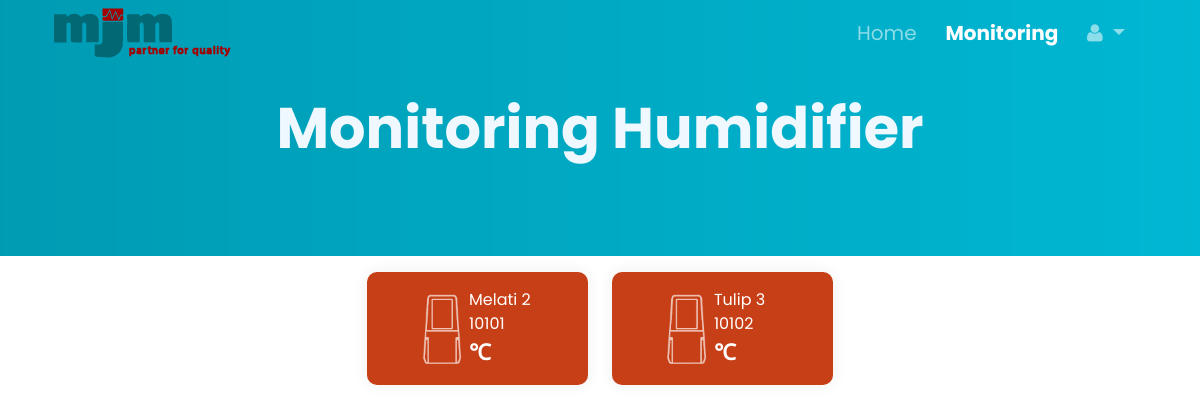
Before: /monitoring/ (signed in) with the older database file.
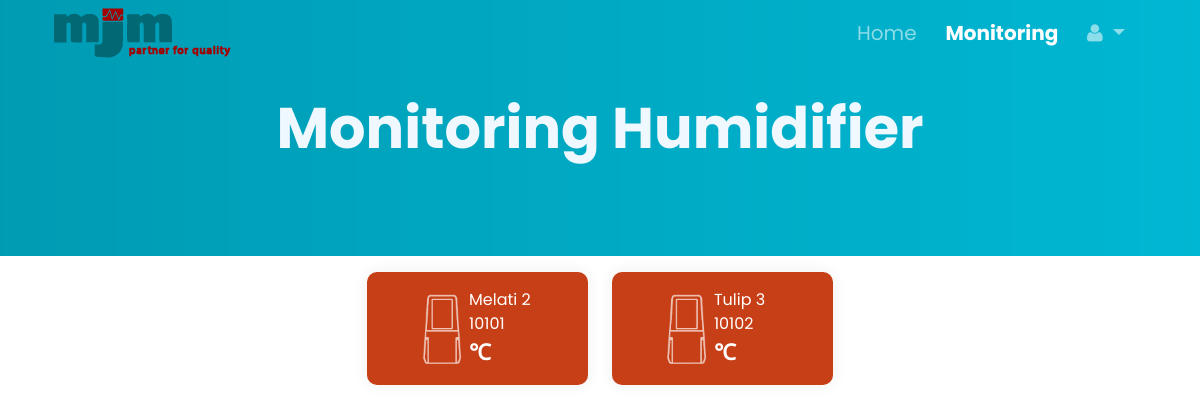
After: the same page with the newer database file.
### apps/models.py (models this page shows, shortened)
class ClientDevice(models.Model):
    deviceID = models.IntegerField(null=True, default=0)
    clientAccount = models.ForeignKey(ClientAccount, on_delete=models.CASCADE, null=True)
    status = models.BooleanField(default=False)
    deviceRoom = models.CharField(max_length=16, blank=True)
    date_joined = models.DateTimeField(auto_now_add=True)

### apps/views.py (the view, shortened to what this page needs)
# urls.py: path('monitoring/', Monitoring.as_view(context='monitoring-list')),
@method_decorator(csrf_exempt, name='dispatch')
class Monitoring(View):
    context = ''
    def get(self, req, deviceID=None):
        if (req.user.is_authenticated):
            if (self.context=='monitoring-list'):
                device_list = req.user.clientdevice_set.all()
                form = AddDeviceForm()
                response = DefaultResponse.defaultResponse(req, 'monitoring.html', cache=False, context={
                    'title': 'Monitoring',
                    'device_list' : device_list,
                    'form' : form
                })
                return response
        else:
            return redirect('/account/login/')

### apps/services/ResponsesWorker.py (called while the page is built)
    @staticmethod
    def defaultResponse(request, template, context, cache=False):
        response = render(request, template, context=context)
        if (cache==False):
            response['Pragma'] = 'no-cache'
            response['Cache-Control'] = 'no-cache'
        return response

### apps/templates/monitoring.html (shortened to what this page needs)
{% extends 'base/base.html' %}
{% load static %}
{% block content %}
<body>
  <header class="header-area slideInDown" data-wow-duration="0.75s" data-wow-delay="0s">
    <div class="container">
      <div class="row">
        <nav id="navbarID" class="navbar navbar-expand-lg navbar-dark bg-transparent fixed-top">
          <div class="container">
            <a href="index.html" class="logo">
              <img src="{% static 'assets/logo.png' %}" alt="MJM logo">
            </a>
            <div class="collapse navbar-collapse justify-content-end" id="navbarNavDropdown">
              <ul class="navbar-nav">
                <li class="nav-item">
                  <a class="nav-link" href="/">Home</a>
                </li>
                <li class="nav-item">
                  <a class="nav-link active" href="">Monitoring</a>
                </li>
                <li class="nav-item dropdown">
                  <a class="nav-link dropdown-toggle" href="#" id="navbarDropdownMenuLink" role="button"
                    data-bs-toggle="dropdown" aria-expanded="false">
                    <i class="fa fa-user"></i>
                  </a>
                </li>
              </ul>
            </div>
          </div>
        </nav>
      </div>
    </div>
  </header>
  <div class="hero-image">
    <h1 style="font-weight: 700;">Monitoring Humidifier</h1>
  </div>
  <div class="row">
    <div class="col-lg-12 align-self-center">
      <div class="row" style="justify-content: center;">
        {% for i in device_list %}
        <div class="col-lg-2" style="width: 20%;margin: 1em 0 1em 0;">
          {% if i.status %}
          <div id="card-{{i.deviceID}}" class="text-white monitoring-card active" style="position: inherit;">
          {% else %}
          <div id="card-{{i.deviceID}}" class="text-white monitoring-card deactivate" style="position: inherit;">
          {% endif %}
                <div class="monitoring-card-icon">
                  <a href="/monitoring/{{i.deviceID}}/">
                    <img src="{% static 'assets/device-humidifier.png' %}" alt="Device" height="70">
                  </a>
                </div>
                <div class="monitoring-card-description">
                    <div class="monitoring-card-description room">
                      <a style="text-align: left;">
                        {{i.deviceRoom}}
                      </a>
                    </div>
                    <div class="monitoring-card-description device-id">
                      <a style="text-align: left;">
                        {{i.deviceID}}
                      </a>
                    </div>
                    <div class="monitoring-card-description temp">
                      <a> &#8451;</a>
                    </div>
                </div>
            </div>
          </div>
          {% endfor %}
        </div>
      </div>
    </div>
</body>
</html>
{% endblock content %}

### apps/templates/base/base.html (shortened to what this page needs)
{% load static %}
<!DOCTYPE html>
<html>
<head>
  <link rel="stylesheet" href="https://use.fontawesome.com/releases/v5.8.1/css/all.css"
>
  <link href="{% static 'css/bootstrap.min.css' %}" rel="stylesheet">
  <link rel="stylesheet" href="{% static 'css/custom-template.css' %}">
  <link rel="stylesheet" href="{% static 'css/animated.css' %}">
  <link rel="stylesheet" href="{% static 'css/owl.css' %}">
  <link rel="stylesheet" href="{% static 'css/fontawesome.min.css' %}" />
  <link rel="stylesheet" href="{% static 'css/fontawesome.css' %}" />
  <link rel="stylesheet" href="{% static 'css/monitoring-device-detail.css' %}" />
</head>
{% block content %}
{% endblock %}
</html>

### static/css/custom-template.css (style rules this page uses)
html, body, div, span, applet, object, iframe, h1, h2, h3, h4, h5, h6, p, blockquote, div pre, a, abbr, acronym, address, big, cite, code, del, dfn, em, font, img, ins, kbd, q, s, samp, small, strike, strong, sub, sup, tt, var, b, u, i, center, dl, dt, dd, ol, ul, li, figure, header, nav, section, article, aside, footer, figcaption { font-family: 'Poppins'; margin: 0; padding: 0; border: 0; outline: 0; }
ul, li { padding: 0; margin: 0; list-style: none; }
header, nav, section, article, aside, footer, hgroup { display: block; }
* { box-sizing: border-box; }
html, body { font-family: 'Poppins', sans-serif; font-weight: 400; background-color: #fff; -ms-text-size-adjust: 100%; -webkit-font-smoothing: antialiased; -moz-osx-font-smoothing: grayscale; }
a { text-decoration: none !important; }
h1, h2, h3, h4, h5, h6 { margin-top: 0px; margin-bottom: 0px; }
ul { margin-bottom: 0px; }
img { width: 100%; overflow: hidden; }
html, body { background: #fff; font-family: 'Poppins', sans-serif; }
.header-area { background-color: transparent; position: absolute; left: 0px; right: 0px; z-index: 100; height: 100px; -webkit-transition: all .5s ease 0s; -moz-transition: all .5s ease 0s; -o-transition: all .5s ease 0s; transition: all .5s ease 0s; }
.monitoring-card { display: flex; box-shadow: 0px 0px 15px rgba(0,0,0,0.07); border-radius: 10px; padding: 1em; text-align: center; position: relative; z-index: 1; overflow: hidden; }
.monitoring-card.deactivate { background-color: rgb(199, 63, 22); }
.monitoring-card-icon { display: flex; justify-content: flex-end; align-items: center; padding-right: .5em; width: 50%; }
.monitoring-card-description { display: flex; flex-direction: column; padding-right: .5em; width: 60%; }
.monitoring-card-description.room { color: white; width: auto; }
.monitoring-card-description.device-id { color: white; width: auto; }
.monitoring-card-description.temp { display: flex; flex-direction: row; color: white; width: auto; font-size: 22px; text-align: left; font-weight: bold; }

Changed rows visible on the page:
changed ClientDevice "Melati 2": status True → False (drawn)
